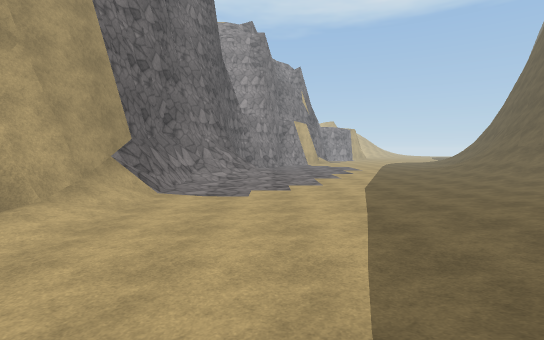
[1] (above)

23 first-person views from a walk through a Unity game level. The camera is 1.4 m above the floor, tilts 4° down and sees 85° across. The floor is counted in squares, 2 m on a side. Each view is taken from the middle of a square. On the plan, view 1 faces up. The plan holds only what a view shows up to about 10 squares ahead; the rest is blank. The place goes on beyond the plan. Surface patterns are stand-ins for the level's own textures.

[2]
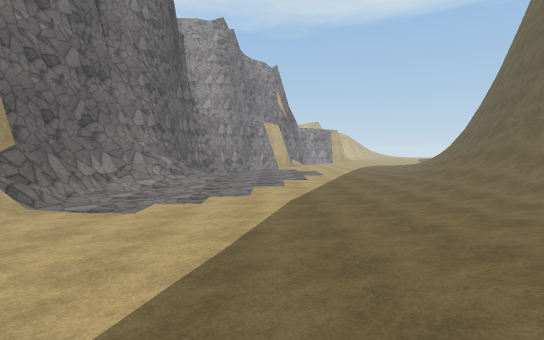

[3]
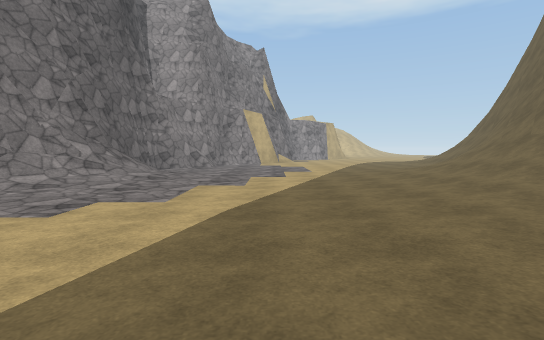

[4]
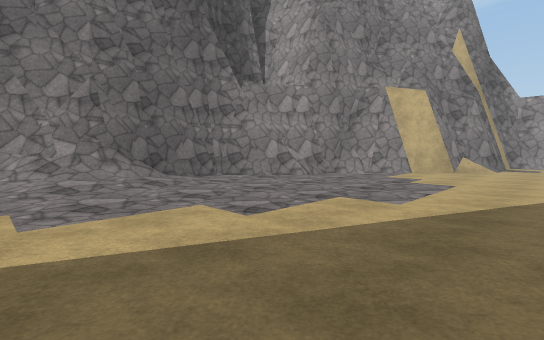

[5]
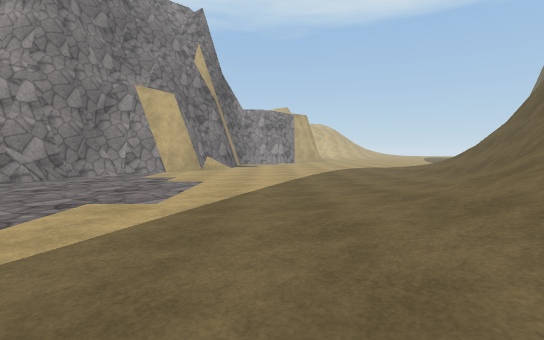

[6]
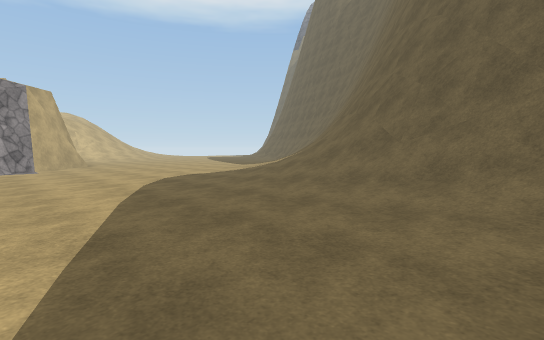

[7]
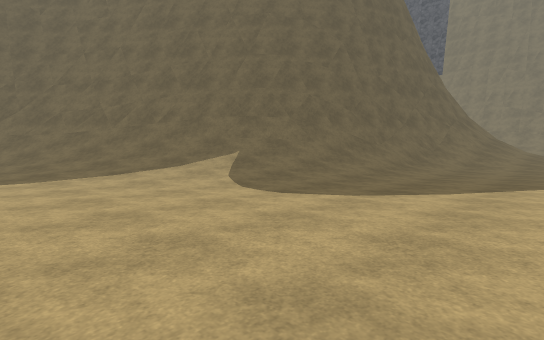

[8]
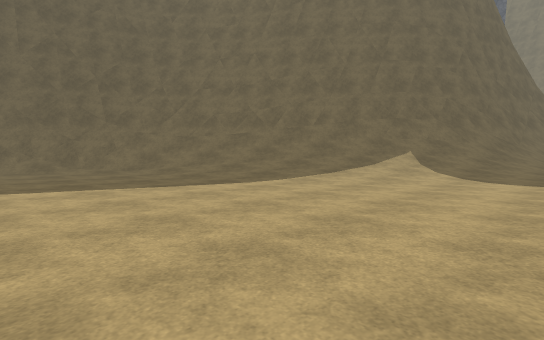

[9]
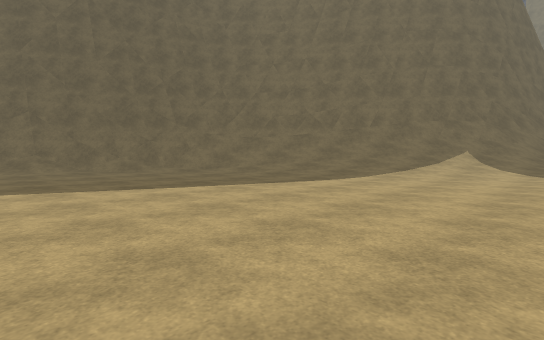

[10]
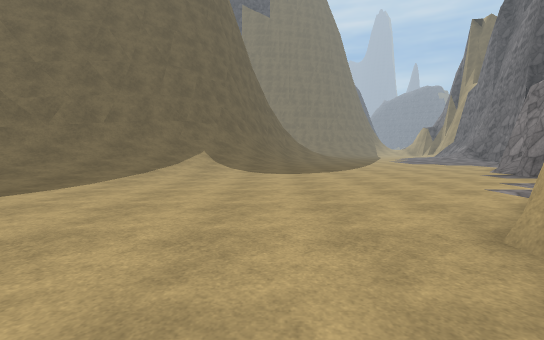

[11]
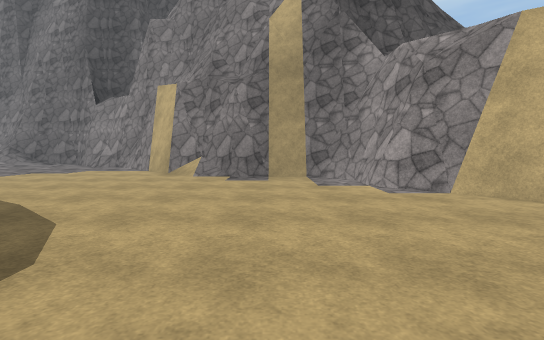

[12]
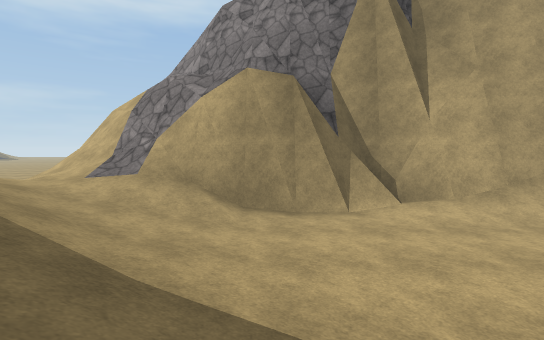

[13]
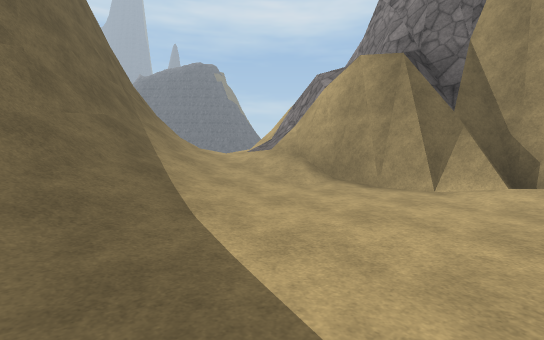

[14]
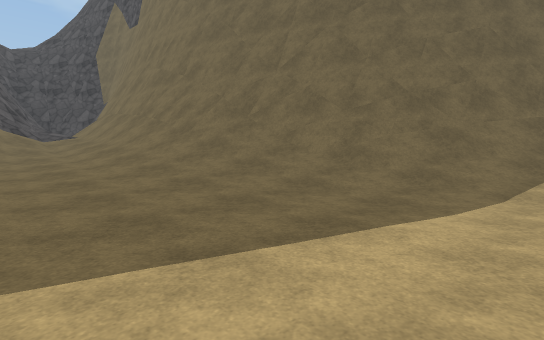

[15]
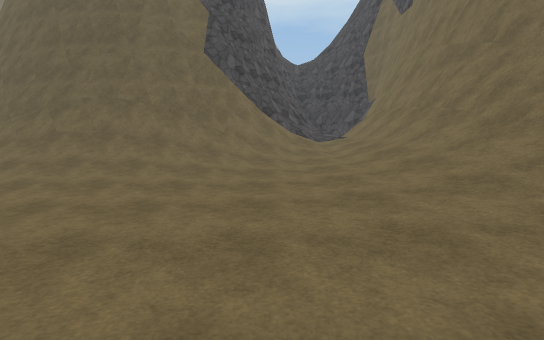

[16]
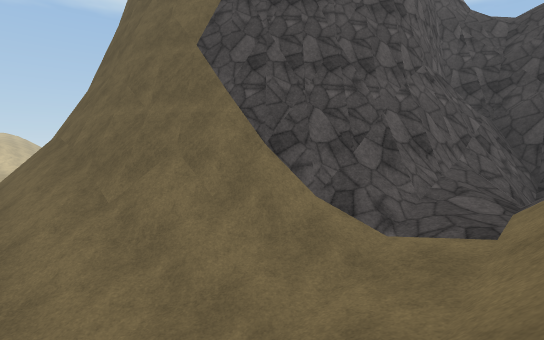

[17]
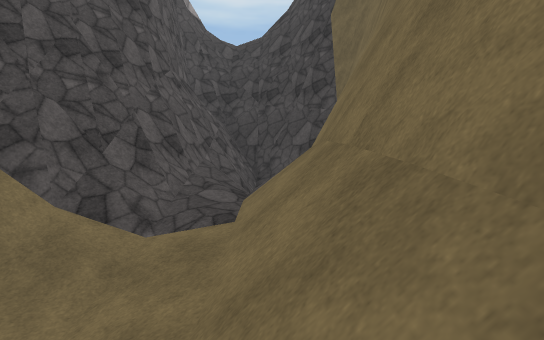

[18]
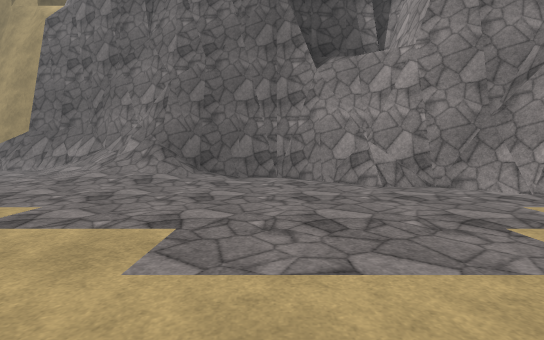

[19]
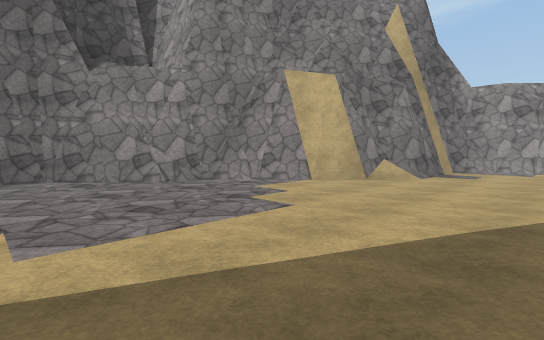

[20]
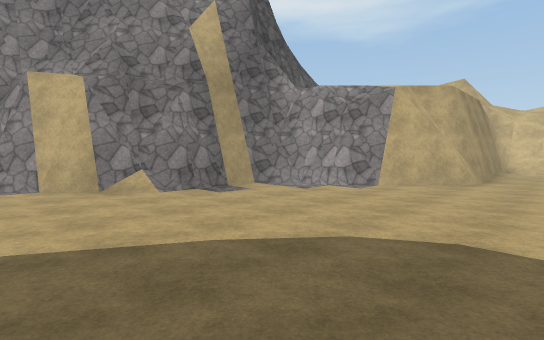

[21]
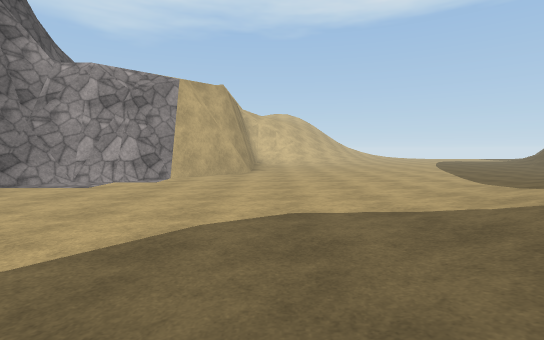

[22]
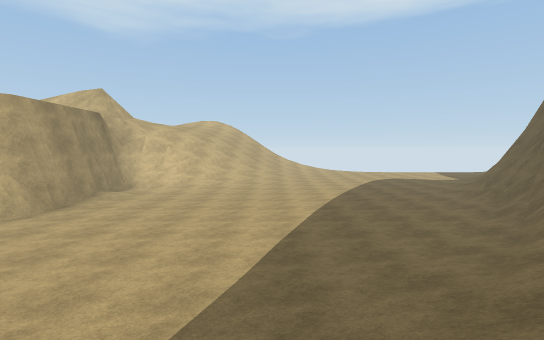

[23]
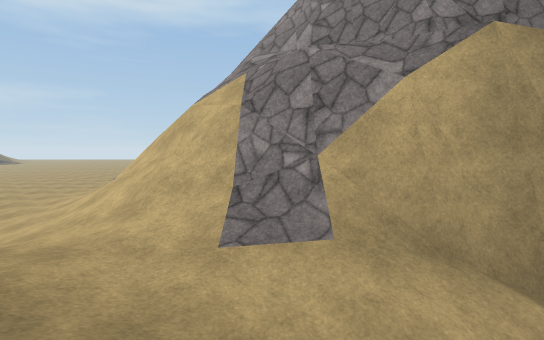

### Floor plan
Key: @ floor where view 1 was taken; # wall or solid block; . main floor; : floor 0.75 m higher than the main floor; + floor 1.5 m higher than the main floor; * floor 2.25 m higher than the main floor; % floor 6.25 m higher than the main floor; / step, stairs or slope; = window, fence, low wall or low ledge; ^ raised ledge; v drop or lower ground.
Columns run from 9 left of view 1 to 23 right of it. Each row starts with its distance up from view 1.
 32                   v:.........../#
 31                   v...........:##
 30            #      v.........../#
 29            ##    ##...........##
 28             #% %/#.........../#
 27             #= v#.........../##
 26             ####..........://##
 25              #..........:://##
 24              #.........:://###
 23             ##........:///###
 22          v  #/.......:///###
 21          v ##.......://####
 20           ##........:/=##
 19       vv ##........://##
 18       v ##.........:/##
 17       v ##.........:/#
 16       v##.........:/##
 15       v#.........::/#
 14        #........:://#
 13        #/:......:://#
 12       ##/:.....::://#
 11       ##/:.....::///#
 10       #/::.....::://#
  9       #/.......::://##
  8       #:.......::://##
  7      ##........:::///##
  6      #/.......:::::///###   ##
  5      #/......:::::::+//####^vv/
  4     ##:.....:::///////*//###vv/
  3    ###......://///////////##v
  2    ###.....:///=###########
  1    #=#...://=####
  0   ####/::@/###
 -1  ##=v=/://###
 -2 ##/##/://##
 -3 #//#=/:/##
 -4   ##/:/=#

Positions as (right, up) in squares from view 1, and headings:
1: (0, 0), facing up
2: (2, 1), facing up
3: (3, 4), facing up
4: (6, 10), facing up-left
5: (6, 10), facing up
6: (6, 15), facing up-right
7: (7, 26), facing down-right
8: (10, 30), facing down-right
9: (11, 32), facing down-right
10: (11, 31), facing down
11: (12, 24), facing left
12: (2, 1), facing left
13: (2, 4), facing down-left
14: (0, 6), facing down-right
15: (2, 6), facing right
16: (9, 3), facing up-right
17: (9, 3), facing right
18: (6, 15), facing left
19: (7, 14), facing up-left
20: (11, 19), facing up-left
21: (10, 19), facing up
22: (15, 22), facing up
23: (-1, -2), facing left
